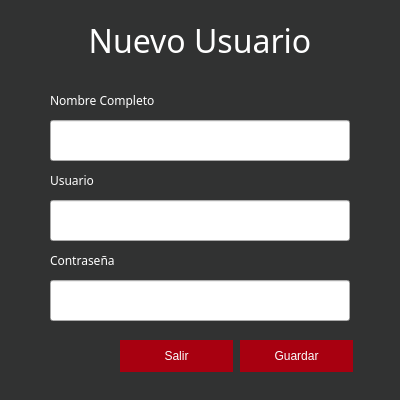
<?xml version="1.0" encoding="UTF-8"?>
<ui version="4.0">
 <class>newUsuario</class>
 <widget class="QMainWindow" name="newUsuario">
  <property name="geometry">
   <rect>
    <x>0</x>
    <y>0</y>
    <width>400</width>
    <height>400</height>
   </rect>
  </property>
  <property name="minimumSize">
   <size>
    <width>400</width>
    <height>400</height>
   </size>
  </property>
  <property name="maximumSize">
   <size>
    <width>400</width>
    <height>400</height>
   </size>
  </property>
  <property name="windowTitle">
   <string>MainWindow</string>
  </property>
  <property name="styleSheet">
   <string notr="true">#newUsuario{
background-color: rgb(49, 50, 50);
}
.QLabel{
	color: rgb(255, 255, 255);
}
.QLineEdit{
color: rgb(97, 99, 99);
}
.QPushButton{
	color: rgb(250, 255, 255);
	background-color: rgb(168, 0, 16);
	border: none;
}
.QPushButton:hover{
	color: rgb(168, 0, 16);
	background-color: rgb(255, 255, 255);
	border: none;
}</string>
  </property>
  <widget class="QWidget" name="centralwidget">
   <widget class="QLabel" name="label_titulo">
    <property name="geometry">
     <rect>
      <x>0</x>
      <y>10</y>
      <width>400</width>
      <height>61</height>
     </rect>
    </property>
    <property name="font">
     <font>
      <family>Avenir</family>
      <pointsize>24</pointsize>
     </font>
    </property>
    <property name="text">
     <string>Nuevo Usuario</string>
    </property>
    <property name="alignment">
     <set>Qt::AlignCenter</set>
    </property>
   </widget>
   <widget class="QLabel" name="label_nombre">
    <property name="geometry">
     <rect>
      <x>50</x>
      <y>90</y>
      <width>131</width>
      <height>21</height>
     </rect>
    </property>
    <property name="font">
     <font>
      <family>Avenir</family>
     </font>
    </property>
    <property name="text">
     <string>Nombre Completo</string>
    </property>
   </widget>
   <widget class="QLineEdit" name="line_nombre">
    <property name="geometry">
     <rect>
      <x>50</x>
      <y>120</y>
      <width>300</width>
      <height>41</height>
     </rect>
    </property>
    <property name="font">
     <font>
      <family>Avenir</family>
     </font>
    </property>
   </widget>
   <widget class="QLineEdit" name="line_usuario">
    <property name="geometry">
     <rect>
      <x>50</x>
      <y>200</y>
      <width>300</width>
      <height>41</height>
     </rect>
    </property>
    <property name="font">
     <font>
      <family>Avenir</family>
     </font>
    </property>
   </widget>
   <widget class="QLabel" name="label_usuario">
    <property name="geometry">
     <rect>
      <x>50</x>
      <y>170</y>
      <width>131</width>
      <height>21</height>
     </rect>
    </property>
    <property name="font">
     <font>
      <family>Avenir</family>
     </font>
    </property>
    <property name="text">
     <string>Usuario</string>
    </property>
   </widget>
   <widget class="QLineEdit" name="line_contrasena">
    <property name="geometry">
     <rect>
      <x>50</x>
      <y>280</y>
      <width>300</width>
      <height>41</height>
     </rect>
    </property>
    <property name="font">
     <font>
      <family>Avenir</family>
     </font>
    </property>
   </widget>
   <widget class="QLabel" name="label_contrasena">
    <property name="geometry">
     <rect>
      <x>50</x>
      <y>250</y>
      <width>131</width>
      <height>21</height>
     </rect>
    </property>
    <property name="font">
     <font>
      <family>Avenir</family>
     </font>
    </property>
    <property name="text">
     <string>Contraseña</string>
    </property>
   </widget>
   <widget class="QPushButton" name="bGuardar">
    <property name="geometry">
     <rect>
      <x>240</x>
      <y>340</y>
      <width>113</width>
      <height>32</height>
     </rect>
    </property>
    <property name="text">
     <string>Guardar</string>
    </property>
   </widget>
   <widget class="QPushButton" name="bSalir">
    <property name="geometry">
     <rect>
      <x>120</x>
      <y>340</y>
      <width>113</width>
      <height>32</height>
     </rect>
    </property>
    <property name="text">
     <string>Salir</string>
    </property>
   </widget>
  </widget>
 </widget>
 <resources/>
 <connections/>
</ui>
